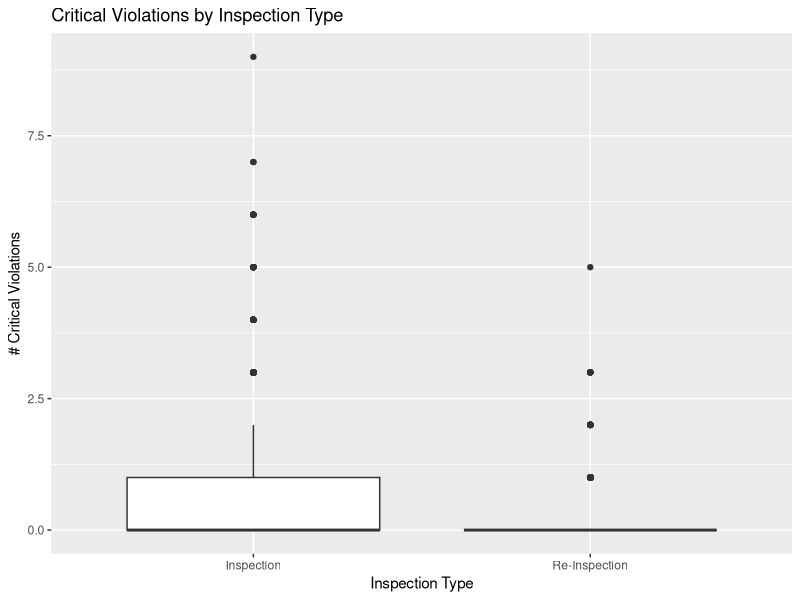
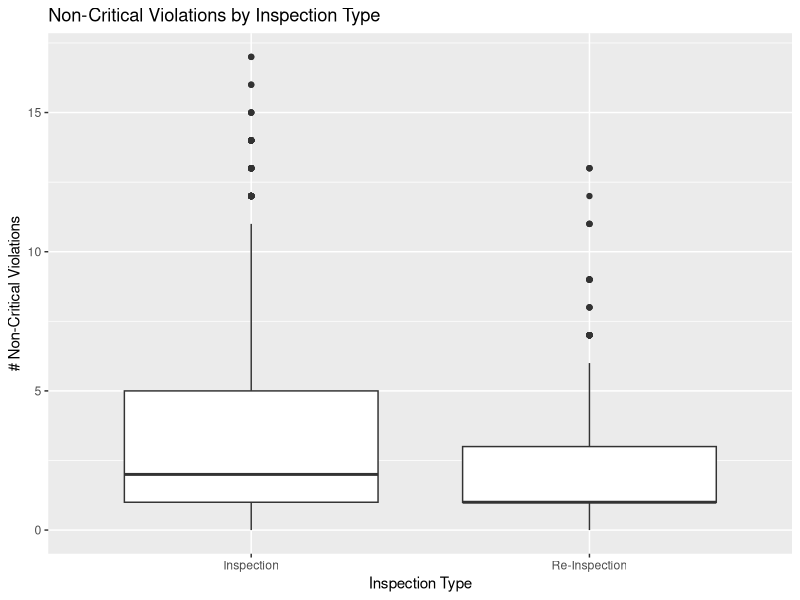
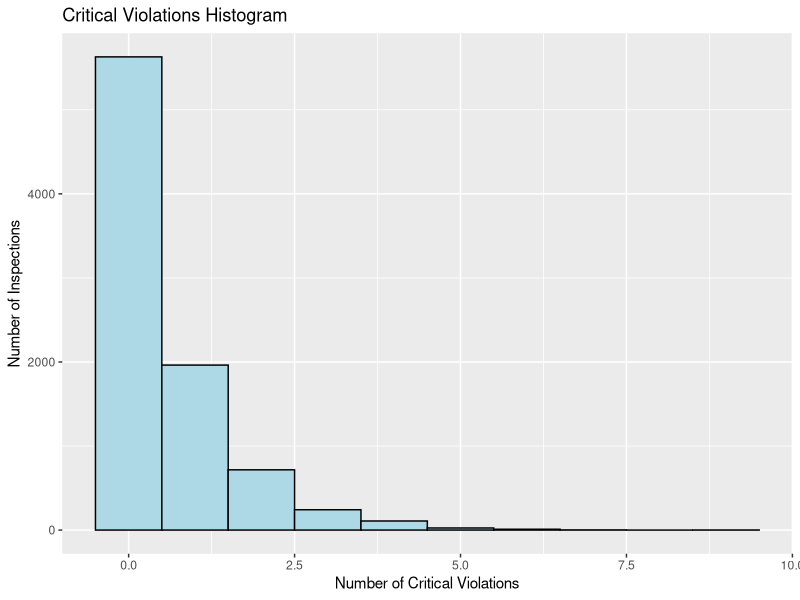
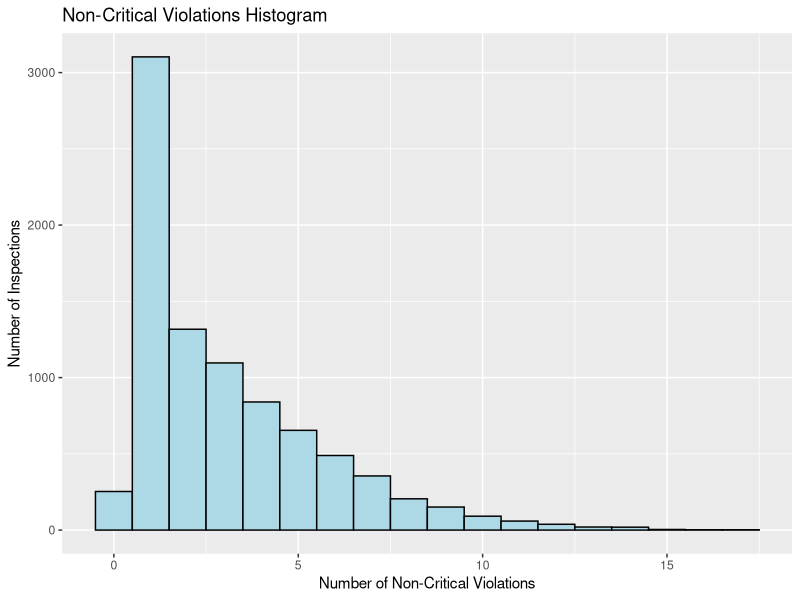
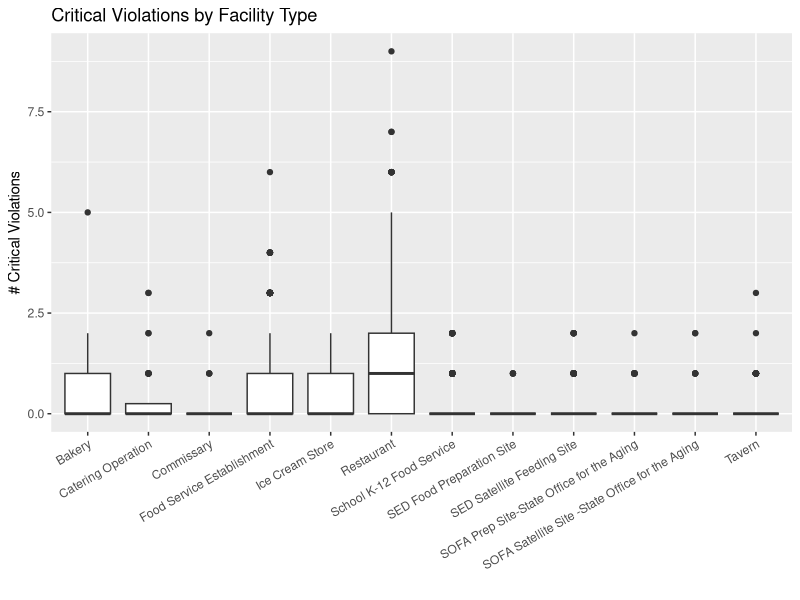
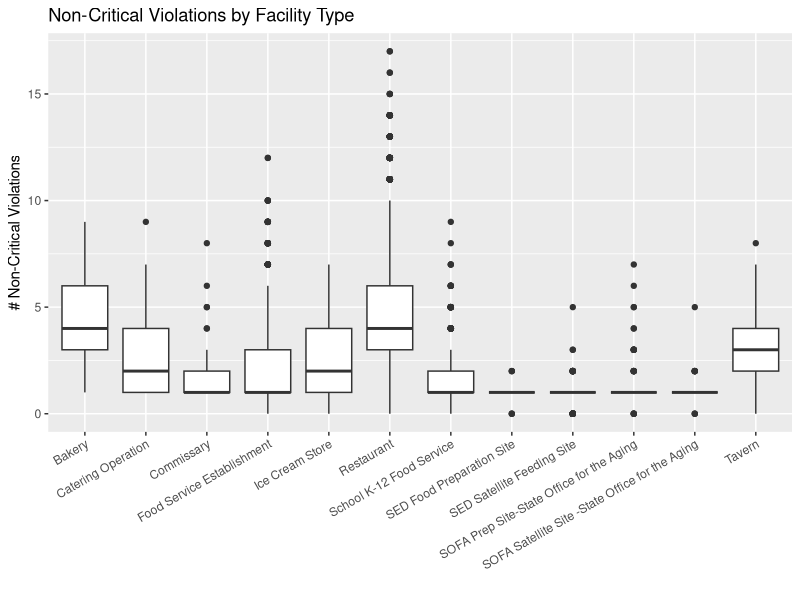
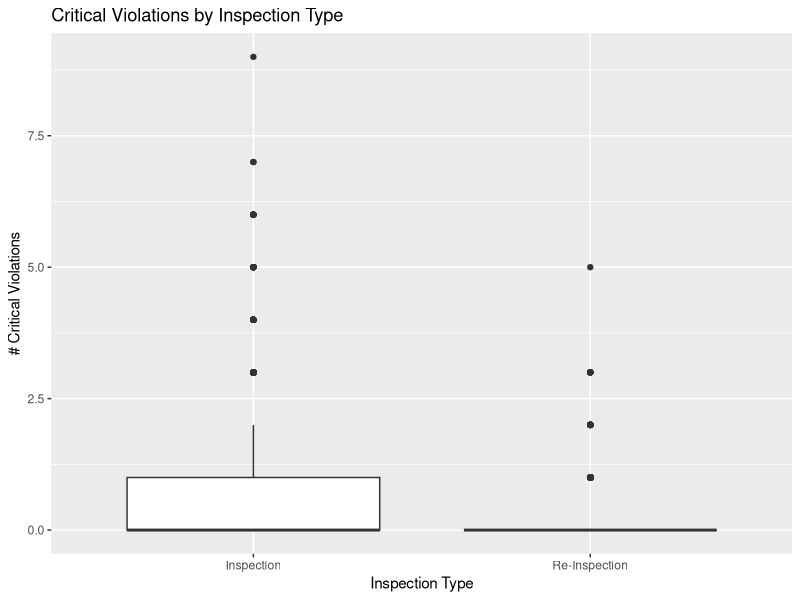
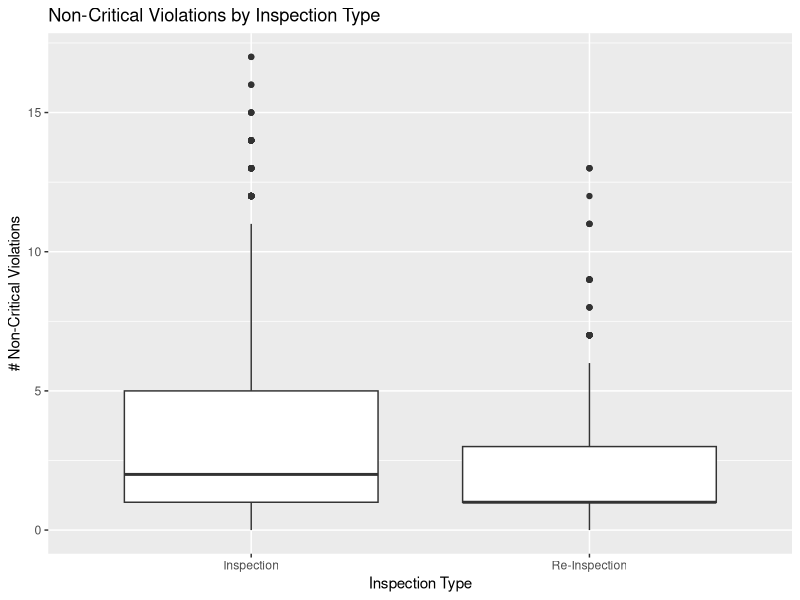

These charts were generated, in order, by the following R code:
## ---- chunk 1
library(data.table) 
library(readr)
library(magrittr)
library(lubridate)
library(ggplot2)
library(plyr)
library(ROCR)
library(knitr)
library(hexbin)
library(RColorBrewer)
library(sp)
library(geosphere)
library(randomForest)
library(glmnet)
rf <- colorRampPalette(rev(brewer.pal(11,'Spectral')))
r <- rf(32)
## ---- chunk 2
dat <- read_csv("../data/inspections2.csv") %>% data.table()
## ---- chunk 3
dat[ , .(.N,
         mean_critical = mean(nCritical),
         sd_critical = sd(nCritical),
         mean_nonCritical = mean(nNonCritical),
         sd_nonCritical = sd(nNonCritical)), by = inspectionType] %>% 
  kable()

nCritical <- dat[,nCritical]
nNonCritical <- dat[,nNonCritical]
inspectionType <- dat[,inspectionType]

t.test(nCritical[inspectionType=="Inspection"],nCritical[inspectionType=="Re-Inspection"])

ggplot(dat, aes(inspectionType, nCritical)) + 
  geom_boxplot() + labs(title = "Critical Violations by Inspection Type", y = "# Critical Violations", x = "Inspection Type")
ggsave("criticalViolations_byInspectionType.jpg")

t.test(nNonCritical[inspectionType=="Inspection"],nNonCritical[inspectionType=="Re-Inspection"])

ggplot(dat, aes(inspectionType,nNonCritical)) + 
  geom_boxplot() + labs(title = "Non-Critical Violations by Inspection Type", y = "# Non-Critical Violations", x = "Inspection Type")
ggsave("nonCriticalViolations_byInspectionType.jpg")

## ---- chunk 4

ggplot(dat, aes(nCritical)) + geom_histogram(binwidth = 1, color = "black",fill = "lightblue") + labs(title = "Critical Violations Histogram",x = "Number of Critical Violations",y = "Number of Inspections")
ggsave("criticalViolations.jpg")

ggplot(dat, aes(nNonCritical)) + geom_histogram(binwidth = 1, color = "black",fill = "lightblue") + labs(title = "Non-Critical Violations Histogram",x = "Number of Non-Critical Violations",y = "Number of Inspections")
ggsave("nonCriticalViolations.jpg")
## ---- chunk 5
isRegInspection <- dat[,inspectionType]=="Inspection"
type = dat[isRegInspection,facilityType]
uType = sort(unique(type))
code <- dat[isRegInspection,ID]
ind = 0
nType = c()
for (i in uType) {
    ind = ind+1
    nType[ind] <- length(unique(code[type==i]))
}

ggplot(dat[isRegInspection], aes(facilityType,nCritical)) +
  geom_boxplot() + 
  theme(axis.text.x = element_text(angle = 30, hjust = 1)) + 
  labs(title = "Critical Violations by Facility Type",y = "# Critical Violations",x="")
ggsave("nCritical_byFacilityType_regInspectionsOnly.jpg")

ggplot(dat[isRegInspection], aes(facilityType,nNonCritical)) +
  geom_boxplot() + 
  theme(axis.text.x = element_text(angle = 30, hjust = 1)) + 
  labs(title = "Non-Critical Violations by Facility Type",y = "# Non-Critical Violations",x="")
ggsave("nNonCritical_byFacilityType_regInspectionsOnly.jpg")
## ---- chunk 6

iTrain = dat[,isTest]==FALSE
iTest = dat[,isTest]==TRUE
isRestaurant = dat[,facilityType]=="Restaurant"
dat[ , nCritical_binary := nCritical >= 1]
cols <- 'zip'
dat[,(cols):=lapply(.SD, as.factor),.SDcols=cols] # convert zip to factor

aucs = matrix(data=NA,ncol=6,nrow=2)

experiments = c(1,2)
for (i in experiments) {
if (i==1) {
dat_train = dat[iTrain & isRegInspection & isRestaurant]
dat_test = dat[iTest & isRegInspection & isRestaurant]
} else {
dat_train = dat[iTrain & isRegInspection]
dat_test = dat[iTest & isRegInspection]
}

X_train <- model.matrix(~nCritical_binary + alcLicense + zip + nCritical_prev + nNonCritical_prev + daysTilExp + daysSincePrev + avg_neighbor_num_critical + avg_neighbor_num_non_critical, dat_train)
Y_train <- X_train[,2]
X_train <- X_train[,-c(1,2)]

X_test <- model.matrix(~nCritical_binary + alcLicense + zip + nCritical_prev + nNonCritical_prev + daysTilExp + daysSincePrev + avg_neighbor_num_critical + avg_neighbor_num_non_critical, dat_test)
Y_test <- X_test[,2]
X_test <- X_test[,-c(1,2)]

# Baseline - predict from number of previous violations
fit <- glmnet(X_train[,c(21,22)],Y_train,alpha=0,lambda=0)
Yhat_test <- predict(fit,X_test[,c(21,22)],type="link")
pred <- prediction(Yhat_test, Y_test)
perf = performance(pred,"auc")@y.values
aucs[i,1] <- as.numeric(perf)
if (i==1){
    jpeg("roc_restaurantsOnly.jpg")
plot(performance(pred, "tpr", "fpr"), main="ROC (Regular Inspections, Restaurants Only)", lty = 2)
} else {
    jpeg("roc_allFacilities.jpg")
plot(performance(pred, "tpr", "fpr"), main="ROC (Regular Inspections, All Facilities)", lty = 2)
}

# Random Forest
fit_RF <- randomForest(X_train,as.factor(Y_train),importance = TRUE)
Yhat_test <- predict(fit_RF, X_test, type = "prob")
Yhat_test <- Yhat_test[,-1]
pred <- prediction(Yhat_test, Y_test)
perf = performance(pred,"auc")@y.values
aucs[i,2] <- as.numeric(perf)
plot(performance(pred, "tpr", "fpr"), add=TRUE)

# Logistic with no regularization
fit <- glmnet(X_train,Y_train,alpha=0,lambda=0)
Yhat_test <- predict(fit,X_test,type="link")
pred <- prediction(Yhat_test, Y_test)
perf = performance(pred,"auc")@y.values
aucs[i,3] = as.numeric(perf)
plot(performance(pred, "tpr", "fpr"), col = "green", add=TRUE)
# fit <- glmnet(X_train,Y_train,alpha=0.5,lambda=fit$lambda[bestInd])
# coef = coefficients(fit)

# 
# Logistic with l1 regularization only
fit <- glmnet(X_train,Y_train,alpha=1)
Yhat_test <- predict(fit,X_test,type="link")
pred <- prediction(Yhat_test, matrix(Y_test,nrow=nrow(Yhat_test),
                                     ncol=ncol(Yhat_test)))
perf = performance(pred,"auc")@y.values
bestInd = which.max(unlist(perf))
aucs[i,4] = as.numeric(perf[bestInd])
pred <- prediction(Yhat_test[,bestInd], Y_test)
plot(performance(pred, "tpr", "fpr"), add = TRUE, col = "red")
#fit <- glmnet(X_train,Y_train,alpha=0.5,lambda=fit$lambda[bestInd])
#coef = coefficients(fit)

# Logistic with l2 regularization only
fit <- glmnet(X_train,Y_train,alpha=0)
Yhat_test <- predict(fit,X_test,type="link")
pred <- prediction(Yhat_test, matrix(Y_test,nrow=nrow(Yhat_test),
                                     ncol=ncol(Yhat_test)))
perf = performance(pred,"auc")@y.values
bestInd = which.max(unlist(perf))
aucs[i,5] = as.numeric(perf[bestInd])
pred <- prediction(Yhat_test[,bestInd], Y_test)
plot(performance(pred, "tpr", "fpr"), add = TRUE, col = "blue")
fit <- glmnet(X_train,Y_train,alpha=0,lambda=fit$lambda[bestInd])
coef = coefficients(fit)

# Logistic with both l1 and l2
fit <- glmnet(X_train,Y_train,alpha=0.5)
Yhat_test <- predict(fit,X_test,type="link")
pred <- prediction(Yhat_test, matrix(Y_test,nrow=nrow(Yhat_test),
                                     ncol=ncol(Yhat_test)))
perf = performance(pred,"auc")@y.values
bestInd = which.max(unlist(perf))
aucs[i,6] = as.numeric(perf[bestInd])
pred <- prediction(Yhat_test[,bestInd], Y_test)
plot(performance(pred, "tpr", "fpr"), col = "violet", add = TRUE)
fit <- glmnet(X_train,Y_train,alpha=0.5,lambda=fit$lambda[bestInd])
coef = coefficients(fit)

if (i==1) {
    legend(0.6,0.6,c('Baseline','Random Forest','Logistic, No Reg','Logistic, L1 Reg','Logistic, L2 Reg','Logistic, L1+L2 Reg'),col=c('black','black','green','red','blue','violet'),lty=c(2,1,1,1,1,1))
    dev.off()
    jpeg("varImportance_restaurantsOnly.jpg")
varImpPlot(fit_RF, main = "RF Variable Importance (Regular Inspections, Restaurants Only)", cex = 0.75)
    dev.off()
} else {
    legend(0.6,0.6,c('Baseline','Random Forest','Logistic, No Reg','Logistic, L1 Reg','Logistic, L2 Reg','Logistic, L1+L2 Reg'),col=c('black','black','green','red','blue','violet'),lty=c(2,1,1,1,1,1))
    dev.off()
    jpeg("varImportance_allFacilities.jpg")
varImpPlot(fit_RF, main = "RF Variable Importance (Regular Inspections, All Facilities)", cex = 0.75)
    dev.off()
}

}
